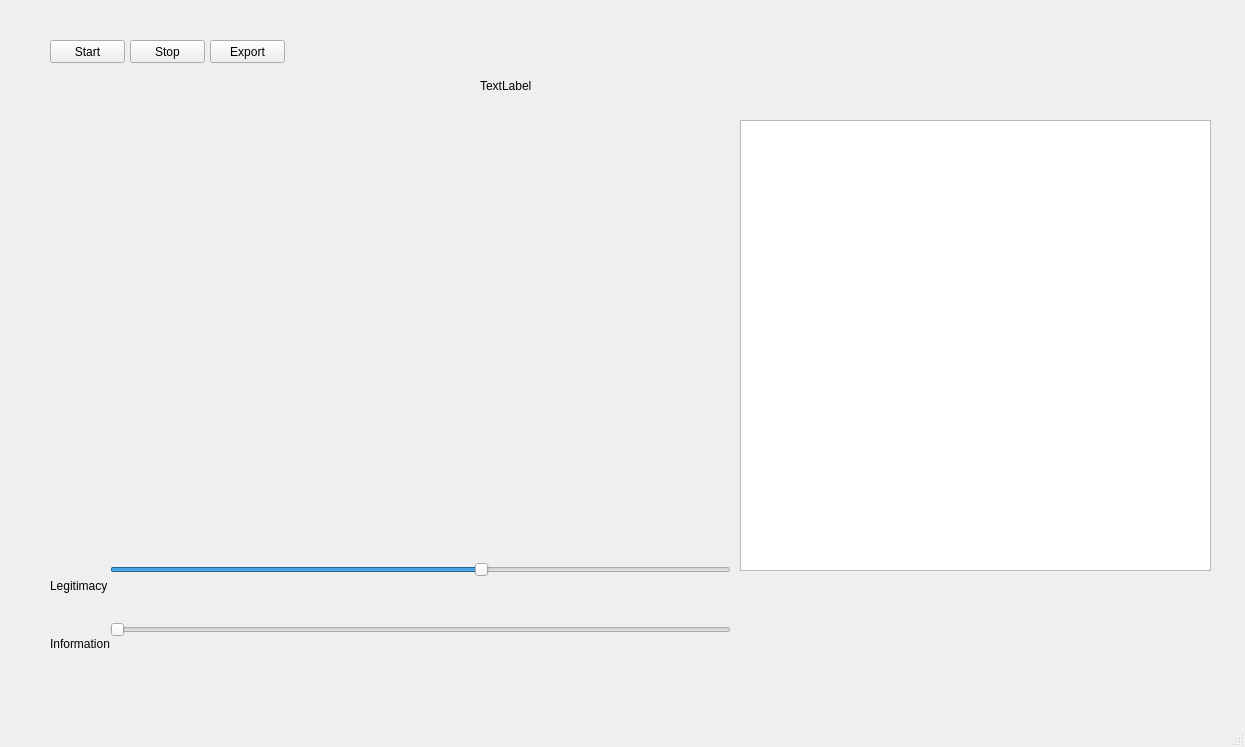
<?xml version="1.0" encoding="UTF-8"?>
<ui version="4.0">
 <class>MainWindow</class>
 <widget class="QMainWindow" name="MainWindow">
  <property name="geometry">
   <rect>
    <x>0</x>
    <y>0</y>
    <width>1245</width>
    <height>747</height>
   </rect>
  </property>
  <property name="windowTitle">
   <string>MainWindow</string>
  </property>
  <widget class="QWidget" name="centralwidget">
   <widget class="QPushButton" name="startRun">
    <property name="geometry">
     <rect>
      <x>50</x>
      <y>40</y>
      <width>75</width>
      <height>23</height>
     </rect>
    </property>
    <property name="text">
     <string>Start</string>
    </property>
   </widget>
   <widget class="QPushButton" name="stopRun">
    <property name="geometry">
     <rect>
      <x>130</x>
      <y>40</y>
      <width>75</width>
      <height>23</height>
     </rect>
    </property>
    <property name="text">
     <string>Stop</string>
    </property>
   </widget>
   <widget class="QPushButton" name="exportData">
    <property name="geometry">
     <rect>
      <x>210</x>
      <y>40</y>
      <width>75</width>
      <height>23</height>
     </rect>
    </property>
    <property name="text">
     <string>Export</string>
    </property>
   </widget>
   <widget class="QLabel" name="currentFieldLabel">
    <property name="geometry">
     <rect>
      <x>270</x>
      <y>140</y>
      <width>400</width>
      <height>400</height>
     </rect>
    </property>
    <property name="text">
     <string/>
    </property>
   </widget>
   <widget class="QLabel" name="stepNum">
    <property name="geometry">
     <rect>
      <x>480</x>
      <y>70</y>
      <width>231</width>
      <height>31</height>
     </rect>
    </property>
    <property name="text">
     <string>TextLabel</string>
    </property>
   </widget>
   <widget class="PlotWidget" name="graph">
    <property name="geometry">
     <rect>
      <x>740</x>
      <y>120</y>
      <width>471</width>
      <height>451</height>
     </rect>
    </property>
   </widget>
   <widget class="QSlider" name="legitimacySlider">
    <property name="geometry">
     <rect>
      <x>110</x>
      <y>560</y>
      <width>621</width>
      <height>20</height>
     </rect>
    </property>
    <property name="minimum">
     <number>0</number>
    </property>
    <property name="maximum">
     <number>100</number>
    </property>
    <property name="singleStep">
     <number>1</number>
    </property>
    <property name="value">
     <number>60</number>
    </property>
    <property name="sliderPosition">
     <number>60</number>
    </property>
    <property name="orientation">
     <enum>Qt::Horizontal</enum>
    </property>
   </widget>
   <widget class="QLabel" name="label">
    <property name="geometry">
     <rect>
      <x>50</x>
      <y>570</y>
      <width>111</width>
      <height>31</height>
     </rect>
    </property>
    <property name="text">
     <string>Legitimacy</string>
    </property>
   </widget>
   <widget class="QSlider" name="informationSlider">
    <property name="geometry">
     <rect>
      <x>110</x>
      <y>620</y>
      <width>621</width>
      <height>20</height>
     </rect>
    </property>
    <property name="maximum">
     <number>100</number>
    </property>
    <property name="singleStep">
     <number>1</number>
    </property>
    <property name="orientation">
     <enum>Qt::Horizontal</enum>
    </property>
   </widget>
   <widget class="QLabel" name="label_2">
    <property name="geometry">
     <rect>
      <x>50</x>
      <y>630</y>
      <width>111</width>
      <height>27</height>
     </rect>
    </property>
    <property name="text">
     <string>Information</string>
    </property>
   </widget>
  </widget>
  <widget class="QMenuBar" name="menubar">
   <property name="geometry">
    <rect>
     <x>0</x>
     <y>0</y>
     <width>1245</width>
     <height>23</height>
    </rect>
   </property>
  </widget>
  <widget class="QStatusBar" name="statusbar"/>
 </widget>
 <customwidgets>
  <customwidget>
   <class>PlotWidget</class>
   <extends>QGraphicsView</extends>
   <header>pyqtgraph/widgets/PlotWidget.h</header>
  </customwidget>
 </customwidgets>
 <resources/>
 <connections/>
</ui>
